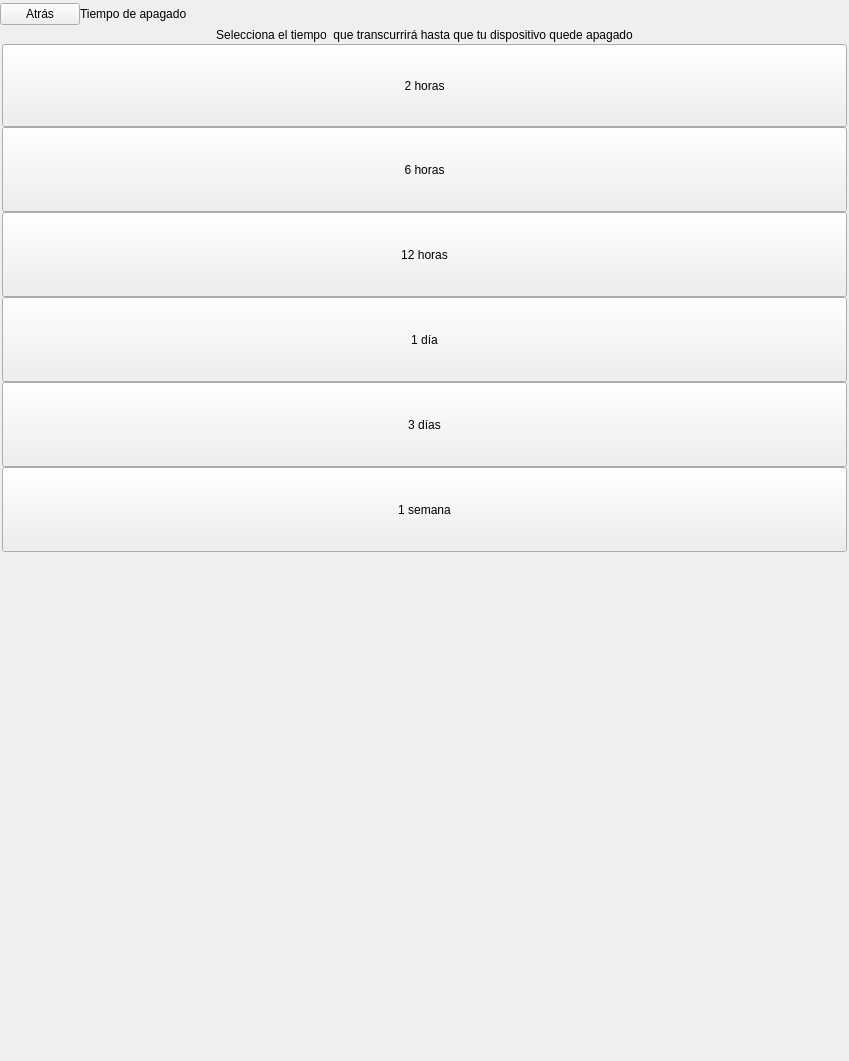
<?xml version="1.0" encoding="UTF-8"?>
<ui version="4.0">
 <class>SettingsSwitchOffTimeMenu</class>
 <widget class="QWidget" name="SettingsSwitchOffTimeMenu">
  <property name="geometry">
   <rect>
    <x>0</x>
    <y>0</y>
    <width>849</width>
    <height>1061</height>
   </rect>
  </property>
  <property name="sizePolicy">
   <sizepolicy hsizetype="Expanding" vsizetype="Expanding">
    <horstretch>0</horstretch>
    <verstretch>0</verstretch>
   </sizepolicy>
  </property>
  <property name="minimumSize">
   <size>
    <width>0</width>
    <height>0</height>
   </size>
  </property>
  <property name="maximumSize">
   <size>
    <width>849</width>
    <height>1061</height>
   </size>
  </property>
  <property name="windowTitle">
   <string>Form</string>
  </property>
  <property name="styleSheet">
   <string notr="true" />
  </property>
  <layout class="QVBoxLayout" name="verticalLayout">
   <property name="spacing">
    <number>0</number>
   </property>
   <property name="margin">
    <number>0</number>
   </property>
   <item>
    <widget class="QWidget" name="settingsSectionHeader" native="true">
     <layout class="QHBoxLayout" name="horizontalLayout_8">
      <property name="spacing">
       <number>0</number>
      </property>
      <property name="margin">
       <number>0</number>
      </property>
      <item>
       <widget class="QPushButton" name="backBtn">
        <property name="focusPolicy">
         <enum>Qt::NoFocus</enum>
        </property>
        <property name="text">
         <string>Atr&#225;s</string>
        </property>
       </widget>
      </item>
      <item>
       <widget class="QLabel" name="sectionTitleLbl">
        <property name="minimumSize">
         <size>
          <width>0</width>
          <height>0</height>
         </size>
        </property>
        <property name="maximumSize">
         <size>
          <width>16777215</width>
          <height>14142</height>
         </size>
        </property>
        <property name="text">
         <string>Tiempo de apagado</string>
        </property>
       </widget>
      </item>
      <item>
       <spacer name="horizontalSpacer">
        <property name="orientation">
         <enum>Qt::Horizontal</enum>
        </property>
        <property name="sizeHint" stdset="0">
         <size>
          <width>57</width>
          <height>28</height>
         </size>
        </property>
       </spacer>
      </item>
     </layout>
    </widget>
   </item>
   <item>
    <widget class="QFrame" name="settingsMarginTop">
     <property name="frameShape">
      <enum>QFrame::StyledPanel</enum>
     </property>
     <property name="frameShadow">
      <enum>QFrame::Raised</enum>
     </property>
    </widget>
   </item>
   <item>
    <widget class="QLabel" name="switchOffLbl">
     <property name="text">
      <string>Selecciona el tiempo  que transcurrir&#225; hasta que tu dispositivo quede apagado</string>
     </property>
     <property name="alignment">
      <set>Qt::AlignCenter</set>
     </property>
     <property name="wordWrap">
      <bool>true</bool>
     </property>
     <property name="indent">
      <number>0</number>
     </property>
    </widget>
   </item>
   <item>
    <widget class="QWidget" name="settingsMenuListCont" native="true">
     <property name="sizePolicy">
      <sizepolicy hsizetype="Minimum" vsizetype="Fixed">
       <horstretch>0</horstretch>
       <verstretch>0</verstretch>
      </sizepolicy>
     </property>
     <property name="styleSheet">
      <string notr="true" />
     </property>
     <layout class="QVBoxLayout" name="verticalLayout_2">
      <property name="spacing">
       <number>0</number>
      </property>
      <property name="margin">
       <number>2</number>
      </property>
      <item>
       <widget class="QPushButton" name="hours2Btn">
        <property name="sizePolicy">
         <sizepolicy hsizetype="Expanding" vsizetype="Expanding">
          <horstretch>0</horstretch>
          <verstretch>0</verstretch>
         </sizepolicy>
        </property>
        <property name="minimumSize">
         <size>
          <width>0</width>
          <height>83</height>
         </size>
        </property>
        <property name="maximumSize">
         <size>
          <width>16777215</width>
          <height>117</height>
         </size>
        </property>
        <property name="focusPolicy">
         <enum>Qt::NoFocus</enum>
        </property>
        <property name="text">
         <string>2 horas</string>
        </property>
       </widget>
      </item>
      <item>
       <widget class="QPushButton" name="hours6Btn">
        <property name="sizePolicy">
         <sizepolicy hsizetype="Expanding" vsizetype="Expanding">
          <horstretch>0</horstretch>
          <verstretch>0</verstretch>
         </sizepolicy>
        </property>
        <property name="minimumSize">
         <size>
          <width>0</width>
          <height>85</height>
         </size>
        </property>
        <property name="maximumSize">
         <size>
          <width>16777215</width>
          <height>120</height>
         </size>
        </property>
        <property name="focusPolicy">
         <enum>Qt::NoFocus</enum>
        </property>
        <property name="text">
         <string>6 horas</string>
        </property>
       </widget>
      </item>
      <item>
       <widget class="QPushButton" name="hours12Btn">
        <property name="sizePolicy">
         <sizepolicy hsizetype="Expanding" vsizetype="Expanding">
          <horstretch>0</horstretch>
          <verstretch>0</verstretch>
         </sizepolicy>
        </property>
        <property name="minimumSize">
         <size>
          <width>0</width>
          <height>85</height>
         </size>
        </property>
        <property name="maximumSize">
         <size>
          <width>16777215</width>
          <height>120</height>
         </size>
        </property>
        <property name="focusPolicy">
         <enum>Qt::NoFocus</enum>
        </property>
        <property name="text">
         <string>12 horas</string>
        </property>
       </widget>
      </item>
      <item>
       <widget class="QPushButton" name="day1Btn">
        <property name="minimumSize">
         <size>
          <width>0</width>
          <height>85</height>
         </size>
        </property>
        <property name="maximumSize">
         <size>
          <width>16777215</width>
          <height>120</height>
         </size>
        </property>
        <property name="focusPolicy">
         <enum>Qt::NoFocus</enum>
        </property>
        <property name="text">
         <string>1 d&#237;a</string>
        </property>
       </widget>
      </item>
      <item>
       <widget class="QPushButton" name="day3Btn">
        <property name="minimumSize">
         <size>
          <width>0</width>
          <height>85</height>
         </size>
        </property>
        <property name="maximumSize">
         <size>
          <width>16777215</width>
          <height>120</height>
         </size>
        </property>
        <property name="focusPolicy">
         <enum>Qt::NoFocus</enum>
        </property>
        <property name="text">
         <string>3 d&#237;as</string>
        </property>
       </widget>
      </item>
      <item>
       <widget class="QPushButton" name="week1Btn">
        <property name="minimumSize">
         <size>
          <width>0</width>
          <height>85</height>
         </size>
        </property>
        <property name="maximumSize">
         <size>
          <width>16777215</width>
          <height>120</height>
         </size>
        </property>
        <property name="focusPolicy">
         <enum>Qt::NoFocus</enum>
        </property>
        <property name="text">
         <string>1 semana</string>
        </property>
       </widget>
      </item>
     </layout>
    </widget>
   </item>
   <item>
    <spacer name="verticalSpacer">
     <property name="orientation">
      <enum>Qt::Vertical</enum>
     </property>
     <property name="sizeHint" stdset="0">
      <size>
       <width>28</width>
       <height>57</height>
      </size>
     </property>
    </spacer>
   </item>
  </layout>
 </widget>
 <resources />
 <connections />
</ui>
